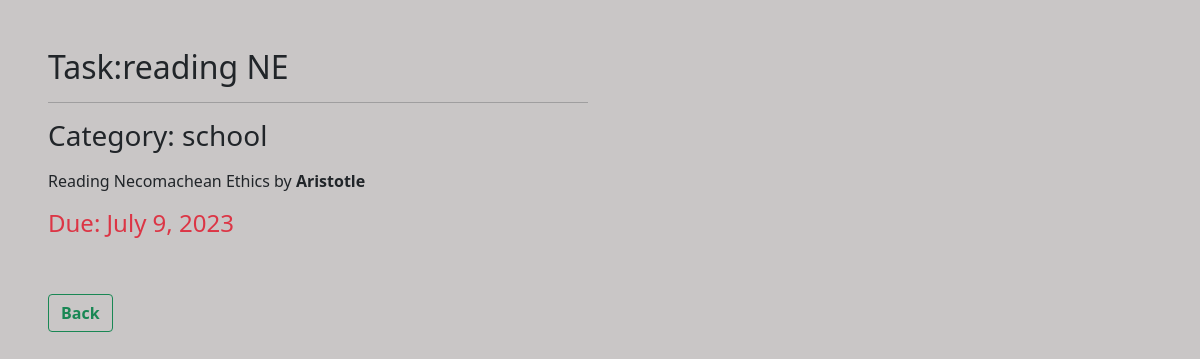
The page /in_details_/1/ (signed in) on the database its author committed.
### apps/todos_app/models.py (models this page shows, shortened)
class TodoModel(models.Model):
    user=models.ForeignKey(User,on_delete=models.CASCADE)
    title = models.CharField(max_length=233)
    category = models.CharField(max_length=80, choices=categories, default='daily_acts')
    due_date = models.DateField(auto_now=True)
    description =models.TextField()
    is_completed = models.BooleanField(default=False)
    class Meta:
        ordering=('due_date',)

### apps/todos_app/views.py (the view)
# urls.py: path('in_details_/<int:pk>/',views.DetailedTask.as_view(),name='detailed_task'),
class DetailedTask(LoginRequiredMixin,DetailView):
    model=TodoModel
    template_name='todo/details.html'

### templates/todo/details.html (shortened to what this page needs)
{% load static%}
<!DOCTYPE html>
<html lang="en">
<head>
    <link rel="stylesheet" href="{% static 'css/bootstrap.css'%}">
    <link rel="stylesheet" href="{% static 'css/bootstrap.min.css'%}">
</head>
{%block content%}
<body style="background-color: #c9c6c6;">
    <div class="conntainer m-5">
        <div class="row">
         <div class="col-6">
          <h2>Task:{{object.title}}</h2>
          <hr>
          <h3>Category: {{object.category}}</h3>
          <p>{{object.description|safe}}</p>
          <h4 class="text-danger">Due: {{object.due_date}}</h4>
          <a href="{% url 'homepage'%}" class="btn btn-outline-success my-5"><span class="fw-bold">Back</span></a>
         </div>
        </div>
     </div>
</body>
{%endblock%}
</html>

### rows shown on the page
TodoModel: title "reading NE", category "school", description "Reading Necomachean Ethics by Aristotle", due_date "July 9, 2023"
